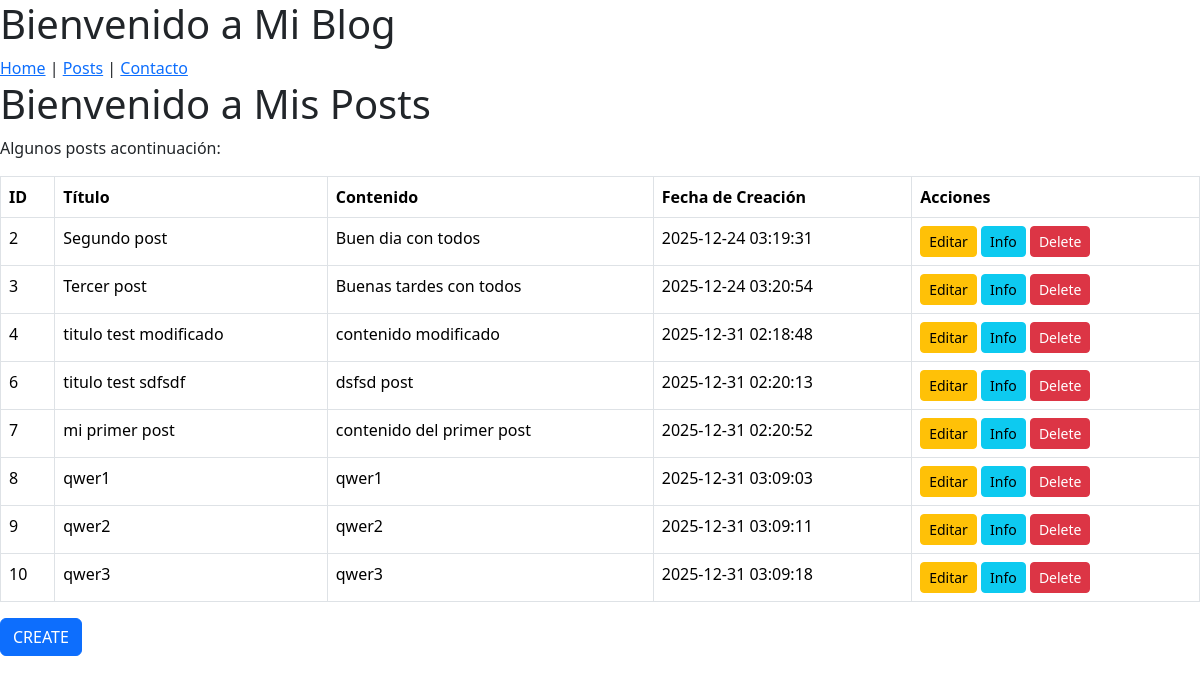
Page /posts on the earlier database version.
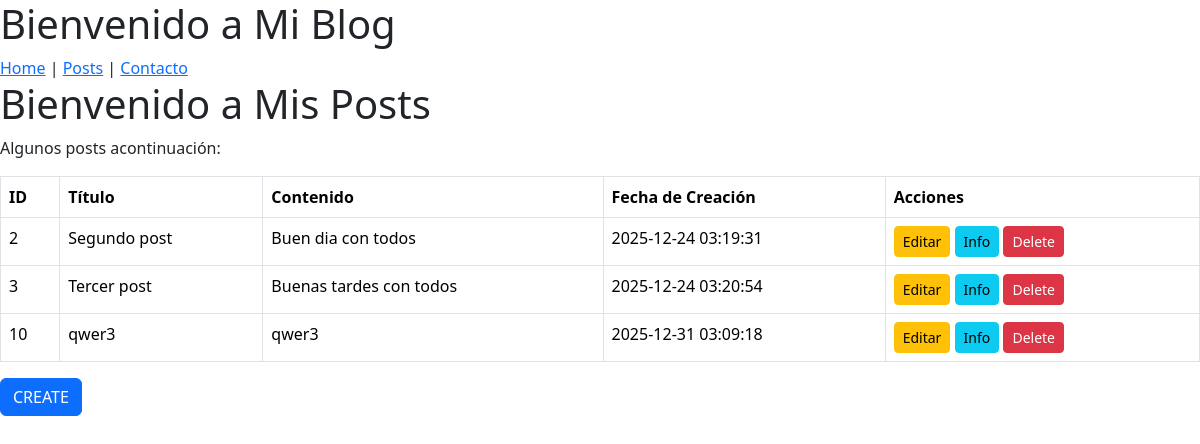
Same page on the later database version.
### tables this page shows
CREATE TABLE posts (
    id INTEGER PRIMARY KEY AUTOINCREMENT,
    created TIMESTAMP NOT NULL DEFAULT CURRENT_TIMESTAMP,
    title TEXT NOT NULL,
    content TEXT NOT NULL
);

### app.py (the view)
@app.route('/posts', methods=['GET'])
def get_all_post():
    conn = get_db_connection()
    posts_data = conn.execute('SELECT * FROM posts').fetchall()
    conn.close()
    return render_template("post/list_post.html", posts=posts_data)

### app.py (called while the page is built)
def get_db_connection():
    conn = sqlite3.connect('database.db')
    conn.row_factory = sqlite3.Row
    return conn

### templates/post/list_post.html (shortened to what this page needs)
{% extends 'base.html' %}
{% block content %}
<h1>Bienvenido a Mis Posts</h1>
<p>Algunos posts acontinuación:</p>
    <table class="table table-bordered">
        <thead>
            <tr>
                <th>ID</th>
                <th>Título</th>
                <th>Contenido</th>
                <th>Fecha de Creación</th>
                <th>Acciones</th>
            </tr>
        </thead>
        <tbody hx-confirm="Are you sure?" hx-target="closest tr" hx-swap="outerHTML swap:1s">
            {% for post in posts %}
                <tr>
                    <td>{{ post['id'] }}</td>
                    <td>{{ post['title'] }}</td>
                    <td>{{ post['content'] }}</td>
                    <td>{{ post['created'] }}</td>
                    <td>
                        <a href="{{ url_for('edit_one_post', post_id=post['id']) }}" class="btn btn-warning btn-sm">Editar</a>
                        <a href="{{ url_for('get_one_post', post_id=post['id']) }}" class="btn btn-info btn-sm">Info</a>
                        <button class="btn btn-danger btn-sm" hx-delete="{{ url_for('delete_one_post', post_id=post['id']) }}">Delete</button>
                    </td>
                </tr>
            {% endfor %}
        </tbody>
    </table>
<a href="{{ url_for('create_one_post') }}" class="btn btn-primary">
CREATE
</a>
{% endblock %}

### templates/base.html (shortened to what this page needs)
<!DOCTYPE html>
<html lang="en">
<head>
    <link rel="stylesheet" href="{{ url_for('static', filename='main.css') }}">
    <link href="https://cdn.jsdelivr.net/npm/bootstrap@5.3.8/dist/css/bootstrap.min.css" rel="stylesheet">
</head>
<body>
    <h1>Bienvenido a Mi Blog</h1>
    {% include "navbar.html" %}
    <div>
        {% block content %}{% endblock content %}
    </div>
</body>
</html>

### templates/navbar.html
<nav>
    <a href="/home">Home</a> |
    <a href="/posts">Posts</a> |
    <a href="#">Contacto</a>
</nav>

Differences in the rows shown:
removed posts: id "4", title "titulo test modificado", content "contenido modificado", created "2025-12-31 02:18:48"
removed posts: id "6", title "titulo test sdfsdf", content "dsfsd post", created "2025-12-31 02:20:13"
removed posts: id "7", title "mi primer post", content "contenido del primer post", created "2025-12-31 02:20:52"
removed posts: id "8", title "qwer1", content "qwer1", created "2025-12-31 03:09:03"
removed posts: id "9", title "qwer2", content "qwer2", created "2025-12-31 03:09:11"
